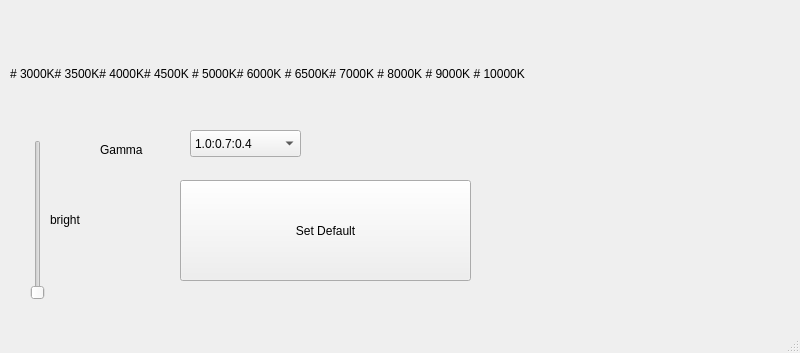
<?xml version="1.0" encoding="UTF-8"?>
<ui version="4.0">
 <class>MainWindow</class>
 <widget class="QMainWindow" name="MainWindow">
  <property name="geometry">
   <rect>
    <x>0</x>
    <y>0</y>
    <width>800</width>
    <height>353</height>
   </rect>
  </property>
  <property name="windowTitle">
   <string>MainWindow</string>
  </property>
  <widget class="QWidget" name="centralwidget">
   <widget class="QPushButton" name="pushButton">
    <property name="geometry">
     <rect>
      <x>180</x>
      <y>180</y>
      <width>291</width>
      <height>101</height>
     </rect>
    </property>
    <property name="text">
     <string>Set Default</string>
    </property>
   </widget>
   <widget class="QComboBox" name="comboBox">
    <property name="geometry">
     <rect>
      <x>190</x>
      <y>130</y>
      <width>111</width>
      <height>27</height>
     </rect>
    </property>
    <item>
     <property name="text">
      <string>1.0:0.7:0.4</string>
     </property>
    </item>
    <item>
     <property name="text">
      <string>1.0:0.7:0.5</string>
     </property>
    </item>
    <item>
     <property name="text">
      <string>1.0:0.8:0.6</string>
     </property>
    </item>
    <item>
     <property name="text">
      <string>1.0:0.8:0.7</string>
     </property>
    </item>
    <item>
     <property name="text">
      <string>1.0:0.9:0.8</string>
     </property>
    </item>
    <item>
     <property name="text">
      <string>1.0:0.9:0.9</string>
     </property>
    </item>
    <item>
     <property name="text">
      <string>1.0:1.0:1.0</string>
     </property>
    </item>
    <item>
     <property name="text">
      <string>0.9:0.9:1.0</string>
     </property>
    </item>
    <item>
     <property name="text">
      <string>0.8:0.9:1.0</string>
     </property>
    </item>
    <item>
     <property name="text">
      <string>0.8:0.8:1.0</string>
     </property>
    </item>
    <item>
     <property name="text">
      <string>0.7:0.8:1.0</string>
     </property>
    </item>
   </widget>
   <widget class="QSlider" name="brightness">
    <property name="geometry">
     <rect>
      <x>30</x>
      <y>140</y>
      <width>16</width>
      <height>160</height>
     </rect>
    </property>
    <property name="maximum">
     <number>200</number>
    </property>
    <property name="orientation">
     <enum>Qt::Vertical</enum>
    </property>
   </widget>
   <widget class="QLabel" name="label">
    <property name="geometry">
     <rect>
      <x>100</x>
      <y>140</y>
      <width>69</width>
      <height>19</height>
     </rect>
    </property>
    <property name="text">
     <string>Gamma</string>
    </property>
   </widget>
   <widget class="QLabel" name="label_2">
    <property name="geometry">
     <rect>
      <x>10</x>
      <y>50</y>
      <width>721</width>
      <height>61</height>
     </rect>
    </property>
    <property name="text">
     <string># 3000K# 3500K# 4000K# 4500K # 5000K# 6000K # 6500K# 7000K # 8000K # 9000K # 10000K
</string>
    </property>
   </widget>
   <widget class="QLabel" name="brightlbl">
    <property name="geometry">
     <rect>
      <x>50</x>
      <y>210</y>
      <width>69</width>
      <height>19</height>
     </rect>
    </property>
    <property name="text">
     <string>bright</string>
    </property>
   </widget>
  </widget>
  <widget class="QMenuBar" name="menubar">
   <property name="geometry">
    <rect>
     <x>0</x>
     <y>0</y>
     <width>800</width>
     <height>24</height>
    </rect>
   </property>
  </widget>
  <widget class="QStatusBar" name="statusbar"/>
 </widget>
 <resources/>
 <connections/>
</ui>
